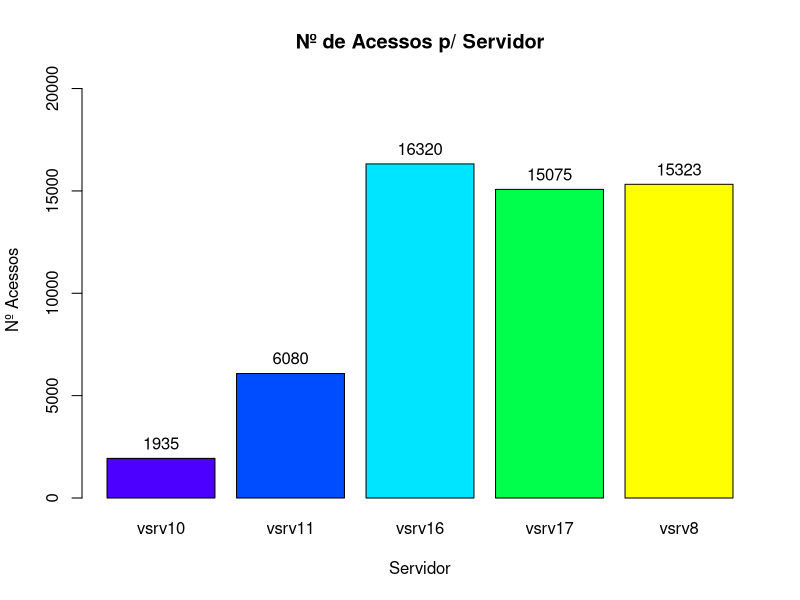
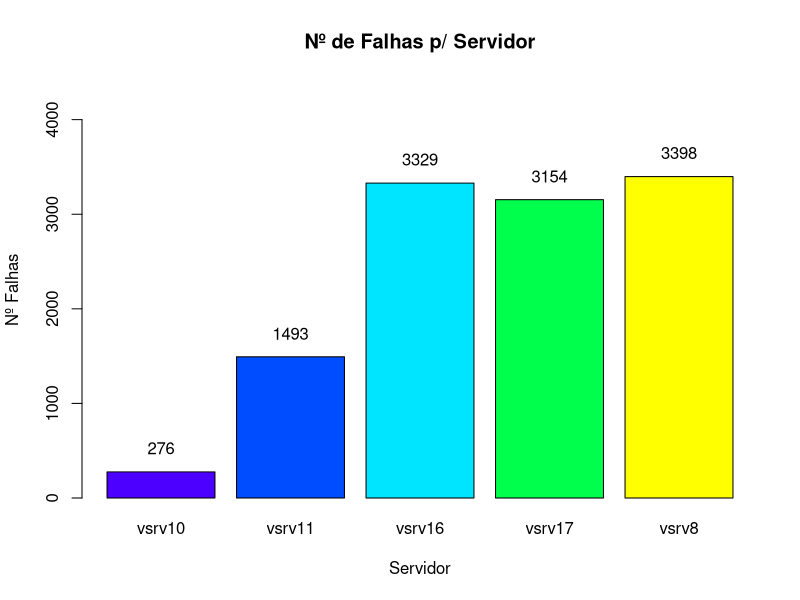
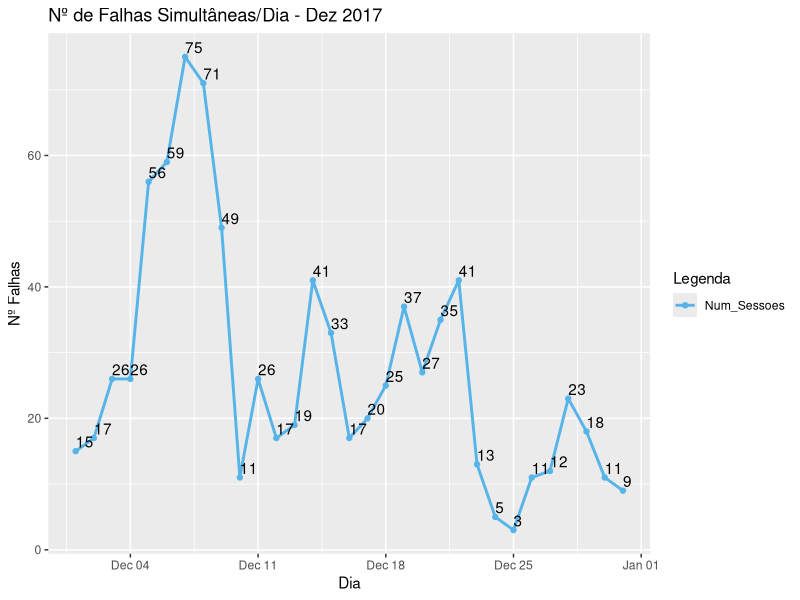
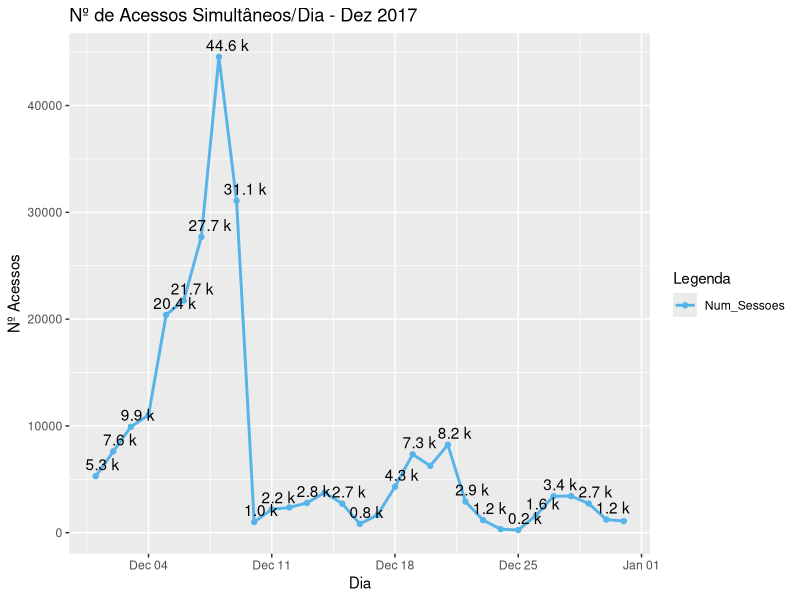

The R source for these figures, in order: (Note: this script raises an error after producing the figures.)
# TP1 - ANADI 21/22 #
# 4.1 - Análise do funcionamento dos servidores VPN do DEI

## Carregar packages necessárias
library(readxl)   # <- ler ficheiros
library(dplyr)    # <- funções: mutate, group_by, summarize, etc.
library(ggplot2)  # <- gerar gráficos
library(tidyr)    # <- alterar tabelas (pivoting)
library(car)      # <- funções de correlação
library(lubridate)# <- funções para manipular datas

#-###########-#
# EXERCÍCIO 1 #
#-###########-#

# 1. Responda às seguintes questões na forma que ache mais apropriada (use o conjunto completo de dados) ####

## Importação de dados (sessões VPN) ####
sessoes_vpn<-read.table("vpnsessionsfile.txt")

## Formatar data frame (remover colunas desnecessárias + renomear colunas)
sessoes_vpn<-sessoes_vpn[,-c(6,8)]
names(sessoes_vpn)[1:6]<-c("Servidor", "Protocolo", "Data", 
                           "Inicio", "Fim", 
                           "Duracao"); head(sessoes_vpn)

sessoes_vpn$Data<-as.Date(sessoes_vpn$Data) # converte o campo de chr para Date

# Adiciona uma coluna auxiliar com acesso = 1/falha = 0 (necessária para a resolução das seguintes alíneas)
sessoes_vpn<-sessoes_vpn %>% mutate(Acesso = ifelse(Duracao > 1, 1, 0));


## a) Nº de acessos de cada servidor ####

# Filtrar sessões com duração >1 minuto (acesso)
acessos_vpn<-filter(sessoes_vpn, Duracao > 1); head(acessos_vpn)

# Determinar o nº de acessos por servidor
num_acessos_servidor<-table(acessos_vpn$Servidor); num_acessos_servidor

# Extra: Gráfico de barras
graph<-barplot(num_acessos_servidor, col = topo.colors(5),
                 main = "Nº de Acessos p/ Servidor",
                 xlab = "Servidor", ylab = "Nº Acessos",
                 ylim = c(0, max(num_acessos_servidor)+4000)
); text(graph, num_acessos_servidor+750, num_acessos_servidor)


## b) Nº de falhas de cada servidor ####

# Filtrar sessões com duração =< 1 minuto (falha)
falhas_vpn<-filter(sessoes_vpn, Duracao < 2); head(falhas_vpn)

# Nº de falhas por servidor (quantos elementos tem cada nível)
num_falhas_servidor<-table(falhas_vpn$Servidor); num_falhas_servidor

# Extra: Gráfico de barras
graph<-barplot(num_falhas_servidor, col = topo.colors(5),
                 main = "Nº de Falhas p/ Servidor",
                 xlab = "Servidor", ylab = "Nº Falhas",
                 ylim = c(0, max(num_falhas_servidor)+1000)
); text(graph, num_falhas_servidor+250, num_falhas_servidor)


## c) Nº de vezes o servidor "X" usa o protocolo "Y" ####

utilizacao_servidor_protocolo<-sessoes_vpn %>%
  # adiciona uma coluna com o nº de utilizações de cada protocolo por servidor
  mutate(n_utilizacoes = 1) %>%
  # agrupa por servidor e protocolo
  group_by(Servidor, Protocolo) %>%
  # somar o nº de utilizações de cada protocolo por servidor
  summarize("N_Utilizacoes" = sum(n_utilizacoes)); utilizacao_servidor_protocolo

# Extra: dados apresentados de forma resumida (Linhas = Servidores / Colunas = Protocolos)
resumo_servidor_protocolo<-pivot_wider(utilizacao_servidor_protocolo, 
                   names_from = Protocolo, values_from = N_Utilizacoes, 
                   values_fill = list(N_Utilizacoes = 0)); resumo_servidor_protocolo


## d) Determinar médias, medianas e desvios padrão mensais de acessos de cada servidor (apenas meses completos) ####

# Identifica meses completos (para depois remover incompletos)
num_dias_por_mes<-acessos_vpn %>% 
  group_by(Mes = format(Data, "%Y-%m")) %>% 
  # apurar o nº de dias distintos por mês na data frame 'acessos_vpn'
  summarise(Num_Dias = n_distinct(Data)) %>%
  # Adicionar nº de dias do respetivo mês (paste para adicionar o dia e assim funcionar o lubridate)
  mutate(Total_Dias = unname(lubridate::days_in_month(as.Date(paste(Mes, "-01", sep = "")))))

# Identifica os meses completos (TRUE) e incompletos (FALSE)  
num_dias_por_mes<-num_dias_por_mes %>%
  mutate(Mes_Completo = Num_Dias == Total_Dias); num_dias_por_mes
# Meses incompletos: 2016-12, 2017-07, 2018-02

# Cálculo da média, mediana e desvio padrão
acessos_mensais <- 
  # filtra os dados por meses completos
  filter(acessos_vpn, !(format(Data, "%Y-%m") %in% c("2016-12", "2017-07", "2018-02"))) %>%
  # adiciona uma coluna com os meses
  mutate(Mes = format(Data, "%Y-%m")) %>%
  # agrupa por mês, servidor
  group_by(Mes, Servidor) %>%
  # adiciona uma coluna para auxiliar no cálculo (sum) seguinte
  mutate(Acesso = 1) %>% 
  # faz a soma dos acessos para cada servidor p/ mês
  summarise(acessos=sum(Acesso)) %>%
  # agrupa por servidor
  group_by(Servidor) %>%
  # calcula média, mediana e desvio padrão.
  summarise(Media = round(mean(acessos), digits = 2),
            Mediana = round(median(acessos), digits = 2), 
            Desvio_Padrao = round(sd(acessos), digits = 2)); acessos_mensais

# Podemos verificar, através dos valores do desvio padrão, que há uma maior dispersão dos dados (nº de acessos/mês)
# nos servidores vsrv16, vsrv17 e vsrv8 comparativamente com os servidores vsrv10 e vsrv11.


#-###########-#
# EXERCÍCIO 2 #
#-###########-#

# 2. Com os dados relativos ao mês de dezembro de 2017 (todos os servidores e todos os protocolos) ####
## a) Gráfico que nas abcissas representa o tempo e nas ordenadas o nº de falhas simultâneas e o nº de acessos simultâneos ####
# Nota: nº de acessos simultâneos determinado de forma matricial

# Sessões de dezembro de 2017
sessoes_vpn_dez2017 <- filter(sessoes_vpn, Data >= "2017-12-01", 
                              Data < "2018-01-01"); head(sessoes_vpn_dez2017)

# Data frame auxiliar: Servidor, Acesso/Falha, Login/Logout, Time, Sessions_Num, Date (string)
# Acesso = 1/Falha = 0 | Login = 1/Logout = -1) | Sessions_Num = nº de sessões ativas ]

# Tabelas com os logins, logouts e o respetivo tempo
login<-cbind(
  Acesso_Falha=sessoes_vpn_dez2017$Acesso, 
  Login_Logout=1, 
  Time=as.POSIXct(paste(sessoes_vpn_dez2017$Data, sessoes_vpn_dez2017$Inicio)))
logout<-cbind( 
  Acesso_Falha=sessoes_vpn_dez2017$Acesso, 
  Login_Logout=-1,
  # tempo inicial + duração
  Time=as.POSIXct(paste(sessoes_vpn_dez2017$Data, sessoes_vpn_dez2017$Inicio)) +
    (sessoes_vpn_dez2017$Duracao * 60))

# Data frame com os logins e logouts ordenados pelo tempo
logins_logouts<-data.frame(rbind(login,logout)) %>% 
  # agrupa e ordena por tempo
  group_by(Time) %>% arrange(Time)

# O número de acessos múltiplos pode agora facilmente ser calculado pela soma 
# acumulada pelo tipo (login(1) logout(-1))
# ex:
# tempos   t0     t0     t0  t1    t1 t1
# lig1 :   |-----------------------|
# lig2 :          |-------------------|
# lig3 :                 |---|
# cumsum:  1      2      3   2     1  0

# Data frame com logins/logouts e nº de acesso/falha simultâneo por minuto
sessoes_simultaneas<-logins_logouts %>%
  group_by(Acesso_Falha) %>%
  # adiciona colunas auxiliares com o nº de ligações simultâneas e com o tempo no formato YYYY-MM-DD HH:MM
  mutate(Sessions_Num = cumsum(Login_Logout), 
         Date = as.POSIXct.numeric(Time, origin = '1970-01-01 00:00:00'))

# Transformar o formato da data
sessoes_simultaneas$Date<-as.Date(sessoes_simultaneas$Date, "%Y-%m-%d", tz = "GMT")
# Remover a parte das 2 sessões que ultrapassam 31 de dezembro 2017
sessoes_simultaneas<-filter(sessoes_simultaneas, Date < "2018-01-01")

# Filtrar nº de falhas simultâneas por minuto
falhas_simultaneas_minuto<-filter(sessoes_simultaneas, Acesso_Falha == 0) %>% 
  group_by(Time) %>% top_n(1, Sessions_Num)
# Agrupar o nº de sessões/min. em dias
falhas_simultaneas_dia<-setNames(aggregate(falhas_simultaneas_minuto$Sessions_Num, 
                                  by = list(falhas_simultaneas_minuto$Date), 
                                  FUN = sum), c("Data", "Num_Sessoes")); head(falhas_simultaneas_dia)

# Gráfico com o nº de falhas simultâneas ao longo do tempo (dias)
ggplot(data=falhas_simultaneas_dia, aes(x=as.Date(Data, "%Y-%m-%d")))+
  geom_line(aes(y=Num_Sessoes,colour="Num_Sessoes"), size=1)+
  geom_point(aes(y=Num_Sessoes,colour="Num_Sessoes"))+
  geom_text(aes(label=Num_Sessoes, y=Num_Sessoes), hjust=0, vjust=-0.3)+
  scale_color_manual(name="Legenda", values = c("Num_Sessoes"="#56B4E9"))+
  labs(title="Nº de Falhas Simultâneas/Dia - Dez 2017", y="Nº Falhas", x="Dia")
#+scale_x_date(breaks = seq(as.Date("2017-12-01"), as.Date("2017-12-31"), by="5 days"))

# Filtrar nº de falhas simultâneas por minuto
acessos_simultaneos_minuto<-filter(sessoes_simultaneas, Acesso_Falha == 1) %>% 
  group_by(Time) %>% top_n(1, Sessions_Num)
# Agrupar o nº de sessões/min. em dias
acessos_simultaneos_dia<-
  setNames(aggregate(acessos_simultaneos_minuto$Sessions_Num, 
                     by = list(acessos_simultaneos_minuto$Date), 
                     FUN = sum), c("Data", "Num_Sessoes")); head(acessos_simultaneos_dia)

# Gráfico com o nº de acessos simultâneas ao longo do tempo (dias)
ggplot(data=acessos_simultaneos_dia, aes(x=as.Date(Data, "%Y-%m-%d")))+
  geom_line(aes(y=Num_Sessoes,colour="Num_Sessoes"), size=1)+
  geom_point(aes(y=Num_Sessoes,colour="Num_Sessoes"))+
  geom_text(aes(label=paste(format(round(Num_Sessoes / 1e3, 1), trim = TRUE), 
                            "k"), y=Num_Sessoes), 
            hjust=0.3, vjust=-0.5, check_overlap = T)+
  scale_color_manual(name="Legenda", values = c("Num_Sessoes"="#56B4E9"))+
  labs(title="Nº de Acessos Simultâneos/Dia - Dez 2017", 
       y="Nº Acessos", x="Dia")
#+scale_x_date(breaks = seq(as.Date("2017-12-01"), as.Date("2017-12-31"), by="5 days"))


## b) Diagrama de caixa de bigodes do nº diário de falhas simultâneas, para cada servidor ####
# (o número diário de falhas simultâneas é o número total de falhas simultâneas que ocorreram nesse dia). 
# Indique quantos outliers existem por servidor.

### TODO ###

## c) Verificação da correlação entre o nº de falhas simultâneas e o nº de acessos simultâneos, no dia 11-12-2017 das 12:00 às 14:00 ####
# Teste de Correlação Linear de Pearson

# Data frame com logins/logouts e nº de acesso/falha simultâneo por minuto
sessoes_simultaneas<-logins_logouts %>%
  group_by(Acesso_Falha) %>%
  # adiciona colunas auxiliares com o nº de ligações simultâneas e com o tempo no formato YYYY-MM-DD HH:MM
  mutate(Sessions_Num = cumsum(Login_Logout), 
         Date = as.POSIXct.numeric(Time, origin = '1970-01-01 00:00:00'))

# Nº de falhas simultâneas no dia 11 de dezembro de 2017 das 12h às 14h
falhas_dia_11<-filter(falhas_simultaneas_minuto, Time >= 
                        as.POSIXct("2017-12-11 12:00:00", 
                                   origin = '1970-01-01 00:00:00') & 
                        Time <= as.POSIXct("2017-12-11 14:00:00", 
                                           origin = '1970-01-01 00:00:00'))

# Nº de acessos simultâneos no dia 11 de dezembro de 2017 das 12h às 14h
acessos_dia_11<-filter(acessos_simultaneos_minuto, Time >= 
                        as.POSIXct("2017-12-11 12:00:00", 
                                   origin = '1970-01-01 00:00:00') & 
                        Time <= as.POSIXct("2017-12-11 14:00:00", 
                                           origin = '1970-01-01 00:00:00'))

falhas_dia_11<-setNames(aggregate(falhas_dia_11$Sessions_Num, by = list(falhas_dia_11$Time), FUN = sum), c("Time", "Sessions_Num"))
acessos_dia_11<-setNames(aggregate(acessos_dia_11$Sessions_Num, by = list(acessos_dia_11$Time), FUN = sum), c("Time", "Sessions_Num"))

# Remoção de colunas desnecessárias
falhas_dia_11<-falhas_dia_11[,-c(1,2,5)]; head(falhas_dia_11)
acessos_dia_11<-acessos_dia_11[,-c(1,2,5)]; head(acessos_dia_11)

# Por algum motivo perdemos o merge desta tabela
acessos_falhas_dia_11<-setNames(merge(acessos_dia_11, falhas_dia_11, by = "Time", all.x = T), c("Time", "Acessos", "Falhas"))

acessos_falhas_dia_11_sem_NA<-acessos_falhas_dia_11
acessos_falhas_dia_11_sem_NA[is.na(acessos_falhas_dia_11_sem_NA)]<-0

# Análise de pressupostos do teste de Pearson:
# P.1 - As variáveis devem ser contínuas e não existir outliers significativos
boxplot(acessos_falhas_dia_11$Acessos, acessos_falhas_dia_11$Falhas)
# Através da análise do diagrama de extremos e quartis (caixa de bigodes) confirma-se a inexistência de outliers

# P.2 - Deve existir uma relação linear entre as duas variáveis
# plot(acessos_falhas_dia_11$Acessos, acessos_falhas_dia_11$Falhas)
acessos_falhas_dia_11 <- setNames(left_join(acessos_dia_11, falhas_dia_11, by = "Time"), c("Time", "Acessos", "Falhas"));

ggplot(data=acessos_falhas_dia_11, aes(x=as.POSIXct.numeric(Time, origin = '1970-01-01 00:00:00')))+
  geom_point(aes(y=Acessos,colour="Acessos"))+
  geom_point(aes(y=Falhas,colour="Falhas"))
# Através da análise do diagrama de dispersão verifica-se a inexistência de uma relação linear
# Os pressupostos do teste de Pearson não são satisfatórios -> Teste de Kendall


## NOTA: com os novos valores corretos das falhas simultâneas, se o gráfico continuar disperso -> ñ é preciso verificar os outros 2 pressupostos ##
## Caso contrário, estão feitos mais abaixo.

# Nota: alternative = "greater" -> pretende-se estudar se o nº de Acessos está
# está associado positivamente com o nº de Falhas
# H0: tau = 0 | H1: tau != 0

cor.test(acessos_falhas_dia_11_sem_NA$Acessos, acessos_falhas_dia_11_sem_NA$Falhas, 
         alternative = "g", method = "kendall", exact = F)
# Os dados indiciam uma fraca correlação negativa (tau = -0.09) entre as sessões (acessos/falhas)
# p-value=0.71 > alfa = 0.05 -> não rejeitar H0 -> Com nível de sign. 5%, a correlação não é significativa
# tau= -0.09 -> Existe uma fraca associação negativa entre as variáveis

# NOTA: #
# a lower score on variable A is always associated with a higher score on variable B
# https://www.spss-tutorials.com/kendalls-tau/


### FIM 2. c) ###


### NOTA: os outros 2 pressupostos, caso seja necessário...

# p.3 - Variáveis devem ter aproximadamente uma distribuição normal
# Gráfico de quartis
qqnorm(acessos_falhas_dia_11$Acessos, xlab = "Quartis de distr. normal", 
       ylab = "Quartis amostrais", main = "Acessos")
qqline(acessos_falhas_dia_11$Acessos)
# Os dados estão aproximadamente sobre a linha -> não contraria a distribuição 
# dos valores de nº de acessos

# Gráfico de quartis
qqnorm(acessos_falhas_dia_11$Falhas, xlab = "Quartis de distr. normal", 
       ylab = "Quartis amostrais", main = "Falhas")
qqline(acessos_falhas_dia_11$Falhas)
# Atendendo à escala dos dados não podemos afirmar que estão muito longe da linha

#### Amostra com 42 (>30) -> posso usar o Shapiro em vez de Lilliefors?

shapiro.test(acessos_falhas_dia_11$Acessos) # Teste Shapiro - permite 
# verificar se os dados provêm de uma distribuição normal (H0)
# Hipót. alternativa (H1) -> não provém de uma distr. normal
# p-value=0.02 < alfa = 0.05 -> rejeitar H0
# Rejeitada a hip. da amostra ser proveniente de uma pop. normal -> o teste 
# de Pearson perde validade

# Se ambas as amostras fossem compatíveis c/ o teste de Normalidade
# p.4 - Homocedasticidade (variâncias iguais)
valores<-c(acessos_falhas_dia_11$Acessos, acessos_falhas_dia_11$Falhas)
grupos<-as.factor(c(rep(1, length(acessos_falhas_dia_11$Acessos)), 
                     rep(2, length(acessos_falhas_dia_11$Falhas))))

leveneTest(valores, grupos, center = mean) # teste à igualdade de variâncias das duas amostras
# p-value=0.052 !< alfa (0.05) -> não rejeitar H0
# Dados indiciam existência de Heterocedasticidade
# Os pressupostos do teste de Pearson não são satisfatórios

